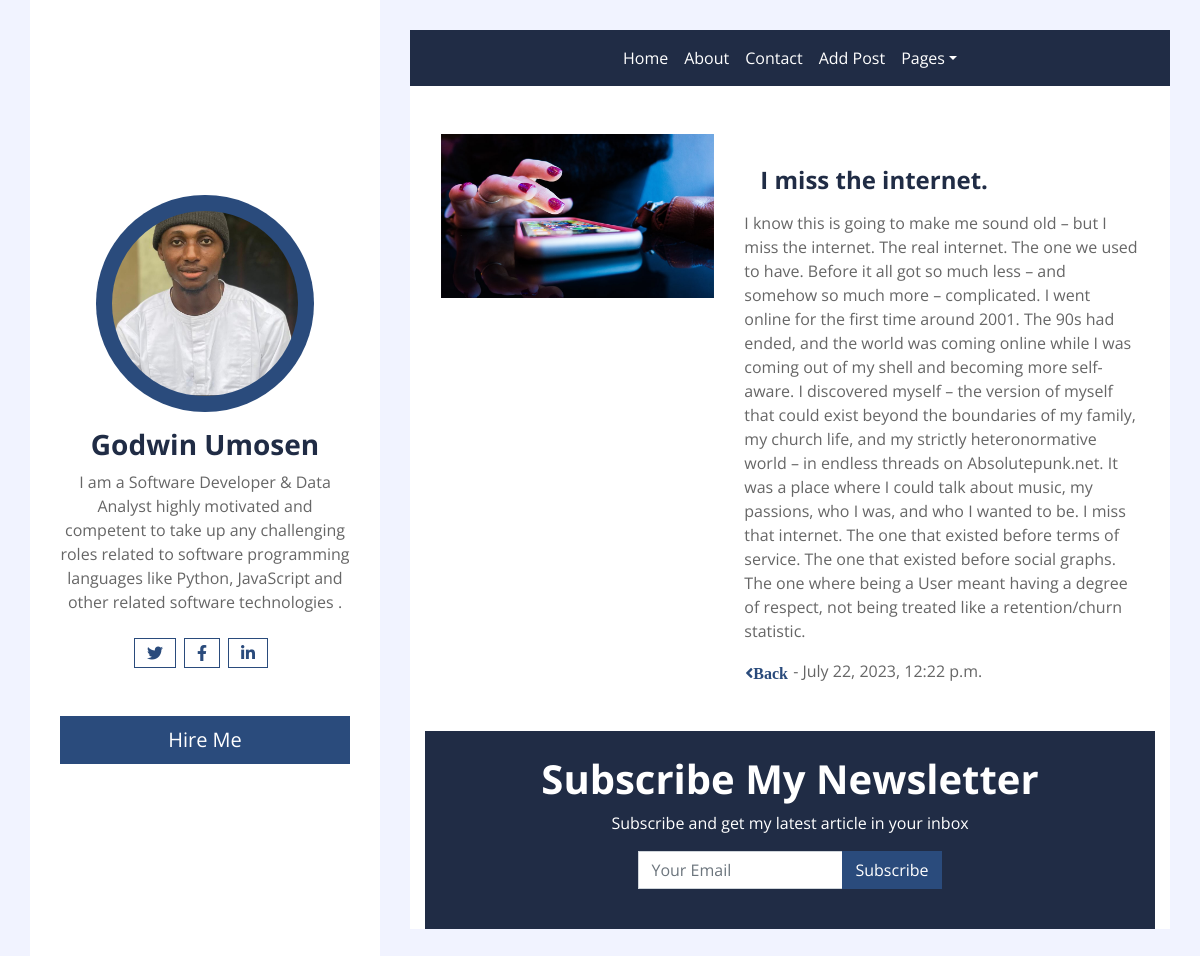
Screenshot of /detail/28/ with the database file from the repository.
### blog/models.py (models this page shows, shortened)
class BlogMode  (models.Model):
    title = models.CharField(max_length=250)
    content = models.TextField()
    img = models.ImageField(upload_to='images/')
    user = models.ForeignKey(User, on_delete=models.CASCADE)
    pub_date = models.DateTimeField(auto_now_add=True)
    @property
    def image_url(self):
        if self.img and hasattr(self.img, 'url'):
            return self.img.url

### blog/views.py (the view)
# urls.py: path('detail/<int:pk>/', views.detail_view, name='detail'),
def detail_view(request, pk):
    object = get_object_or_404(BlogMode, pk=pk)
    return render(request, 'detail.html', {'detail': object})

### blog/templates/detail.html
{% extends 'base.html' %}
{% load static %}
       {% block content%}
                <div class="container bg-white pt-5">
                    <div class="row blog-item px-3 pb-5">
                        <div class="col-md-5">
                            <img class="img-fluid mb-4 mb-md-0" src="{{ detail.image_url|default_if_none:'#' }}" alt="Image">
                        </div>
                        <div class="col-md-7">
                            <h4 class="mt-md-4 px-md-3 mb-2 py-2 bg-white font-weight-bold">{{ detail.title }}</h4>
                            <p>{{ detail.content|truncatechars:5000 }}</p>
                             <a class="btn btn-link p-0" href="{% url 'index' %}"><i class="fa fa-angle-left">Back </i></a>  - {{detail.pub_date}}
                        </div>
                    </div>
                {% endblock %}

### rows the page displays
BlogMode: image_url (picture), title "I miss the internet.", content "I know this is going to make me sound old – but I miss the internet. The real internet. The one we used to have. Before it all got so much less – and somehow so much more – complicated. I went online for the first time around 2001. The 90s had ended, and the world was coming online while I was coming out of my shell and becoming more self-aware. I discovered myself – the version of myself that could exist beyond the boundaries of my family, my church life, and my strictly heteronormative world – in endless threads on Absolutepunk.net. It was a place where I could talk about music, my passions, who I was, and who I wanted to be. I miss that internet. The one that existed before terms of…", pub_date "July 22, 2023, 12:22 p.m."
